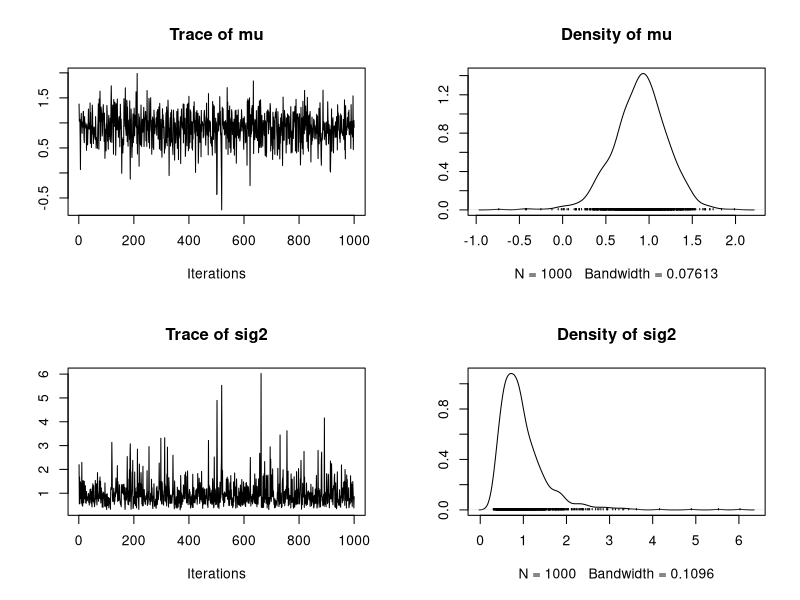
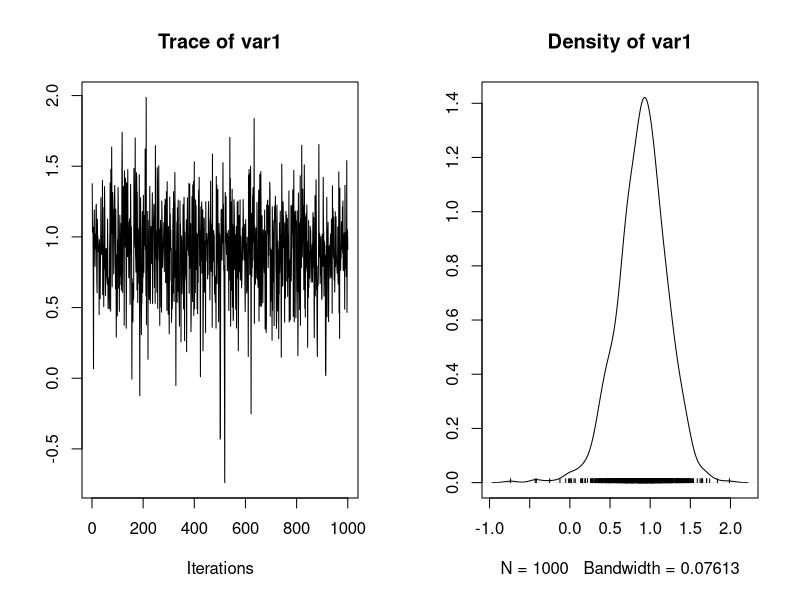
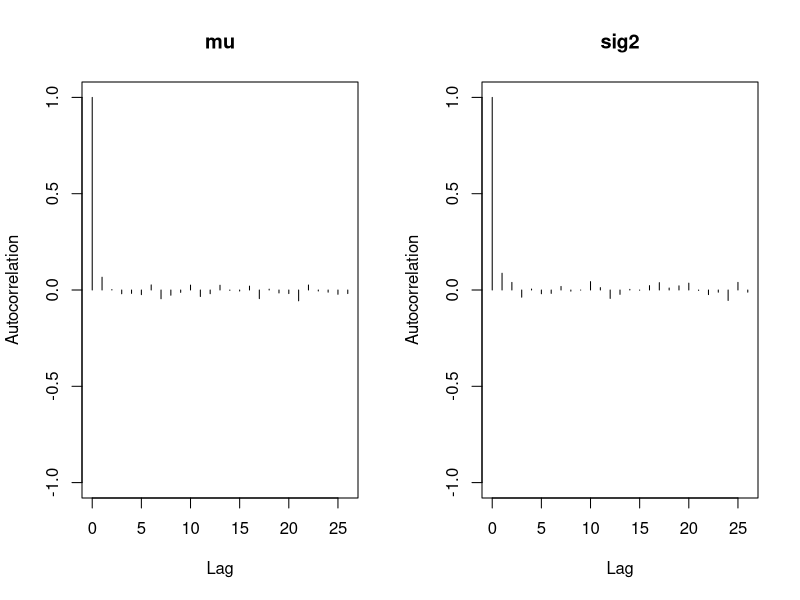

These figures' R source, in order:
## ---- chunk 1
update_mu = function(n, ybar, sig2, mu_0, sig2_0){
  sig2_1 = 1 / (n/sig2 + 1/sig2_0)
  mu_1 = sig2_1*(n*ybar/sig2+ mu_0/sig2_0)
  result = rnorm(n=1, mu_1, sqrt(sig2_1))
  return(result)
}

update_sig2 = function(n, y, mu, nu_0, beta_0){
  nu_1 = nu_0 +n/2
  sumsq = sum((y-mu)^2)
  beta_1 = beta_0 + sumsq/2
  out_gamma = rgamma(1, nu_1, beta_1)
  return(1/out_gamma)
}
## ---- chunk 2
gibbs = function(y, n_iter, init, prior){
  ybar =mean(y)
  n = length(y)
  
  mu_out = numeric(n_iter)
  sig2_out = numeric(n_iter)
  
  mu_now = init$mu
  
  ## Gibbs sampler
  for( i in 1:n_iter){
    sig2_now = update_sig2(n, y, mu_now, nu_0 = prior$nu_0, beta_0=prior$beta_0)
    mu_now = update_mu(n, ybar, sig2_now, mu_0 = prior$mu_0, sig2_0 = prior$sig2_0)
    
    sig2_out[i] = sig2_now
    mu_out[i] = mu_now
  }
  return (cbind(mu=mu_out, sig2=sig2_out))
}
## ---- chunk 3
# data
y = c(1.2, 1.4, -0.5, 0.3, 0.9, 2.3, 1.0, 0.1, 1.3, 1.9)
ybar = mean(y)
n= length(y)

# prior
prior = list()
prior$mu_0 = 0
prior$sig2_0 = 1
prior$n_0 = 2
prior$s2_0 = 1
prior$nu_0 = prior$n_0 /2
prior$beta_0 = prior$n_0 * prior$s2_0 / 2 

## ---- chunk 4
set.seed(1)
init = list()
init$mu = 0

post = gibbs(y, n_iter = 1e3, init=init, prior=prior)
## ---- chunk 5
require("coda")
plot(as.mcmc(post))
summary(as.mcmc(post))
## ---- chunk 6
plot(as.mcmc(post)[,1])
## ---- chunk 7
# auto correlation
autocorr.plot(as.mcmc(post))
autocorr.diag(as.mcmc(post))

# effective sample size
effectiveSize(as.mcmc(post))
